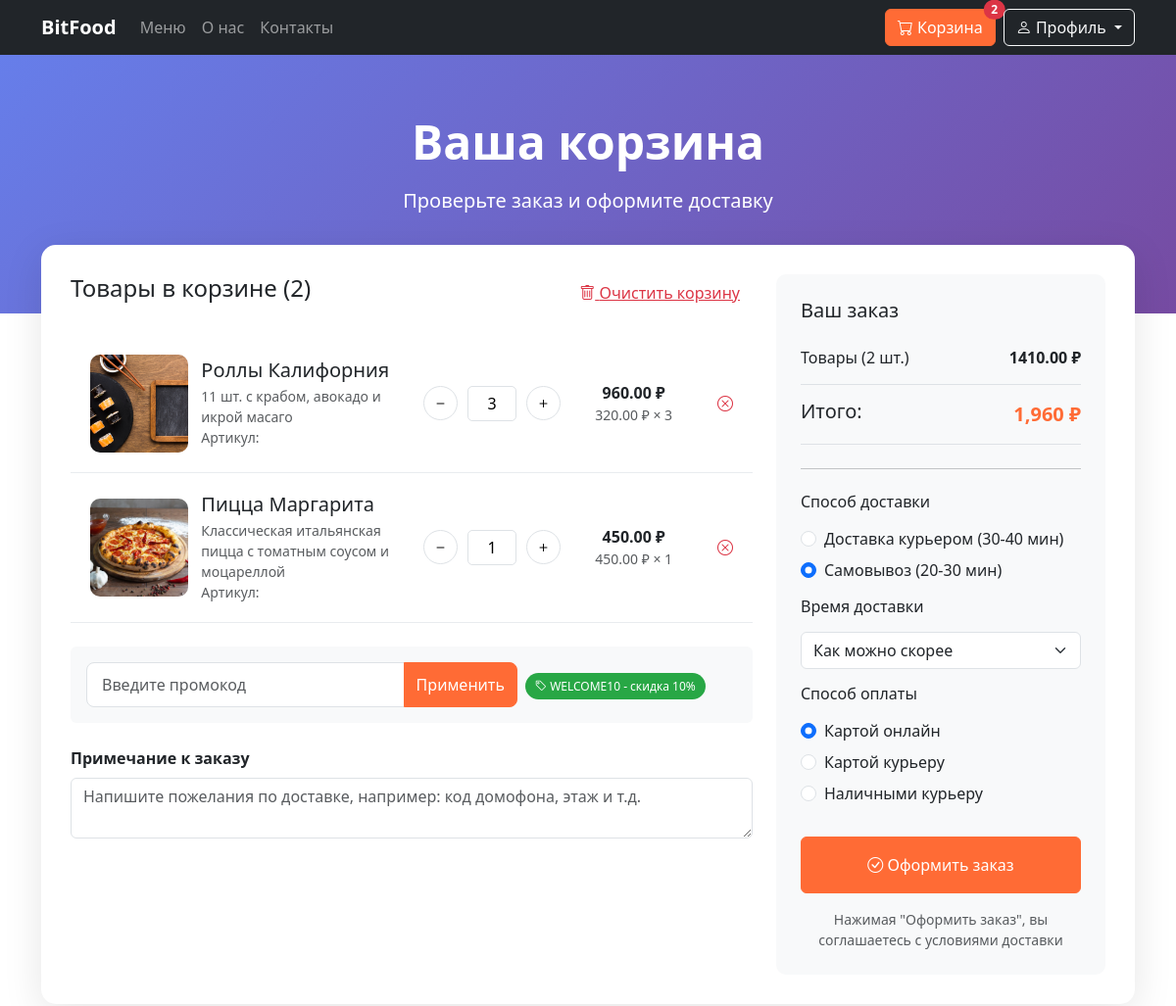
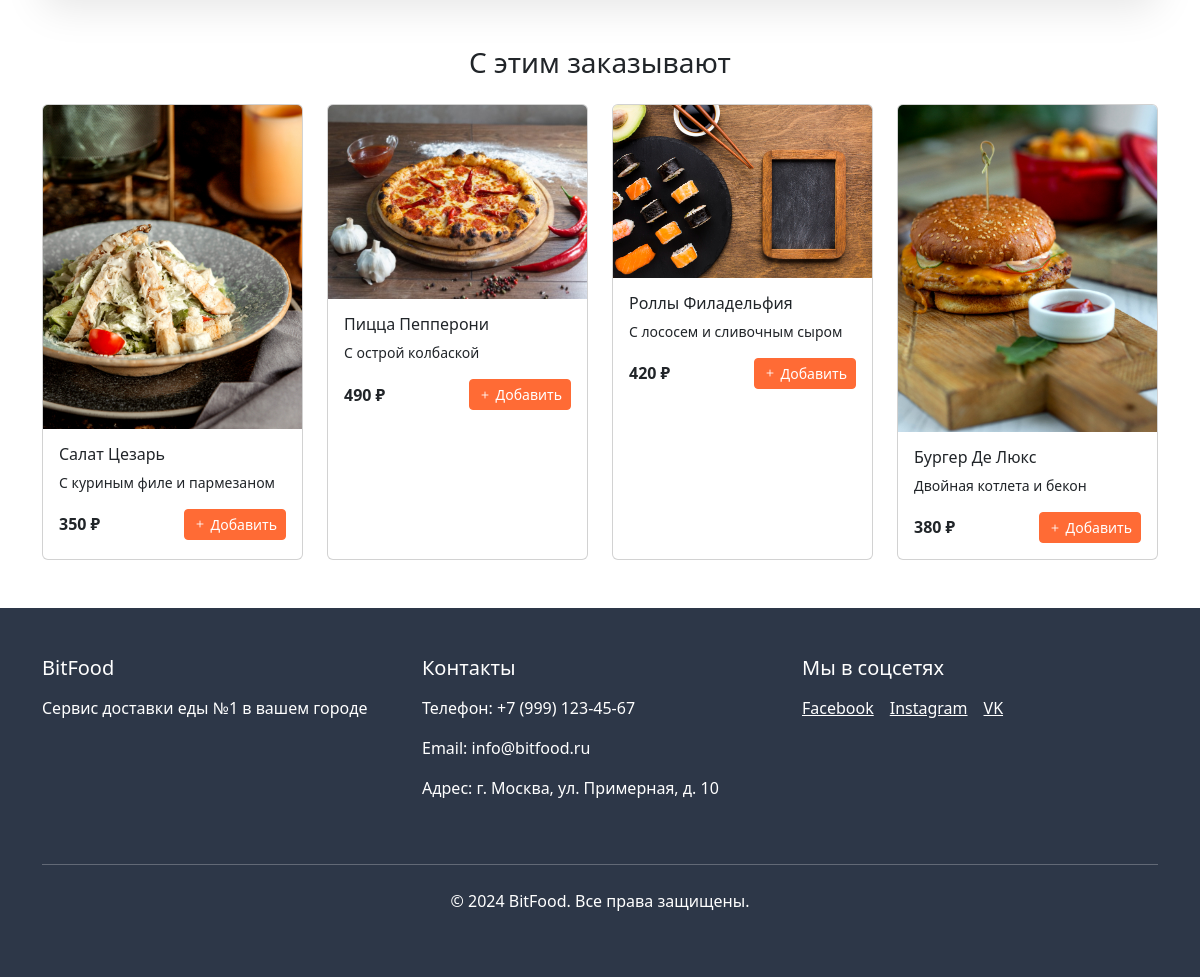
Page /basket (signed in) on the committed database (2 pictures, top to bottom).
### basket/models.py (models this page shows, shortened)
class Cart(models.Model):
    user_id = models.ForeignKey(Users, on_delete=models.CASCADE)
    dishes_id = models.ForeignKey(Dishes, on_delete=models.CASCADE)
    quantity = models.PositiveIntegerField(default=1)
    total_sum= models.DecimalField(default=0, max_digits=15, decimal_places=2, verbose_name="Цена товара")
    applied_promo = models.ForeignKey(
        'PromoCode',
        null=True,
        blank=True,
        on_delete=models.SET_NULL
    )
    created_at = models.DateTimeField(auto_now_add=True)

### menu/models.py (models this page shows)
class Dishes(models.Model):
    name = models.CharField(max_length=200, verbose_name="Название")
    price = models.DecimalField(max_digits=10, decimal_places=2, verbose_name="Цена")
    description = models.TextField(blank=True, null=True, verbose_name="Описание")
    category = models.CharField(max_length=100, default='', verbose_name="Категория")
    image_path = models.CharField(max_length=255, default='error' )
    is_available = models.BooleanField(default=True, verbose_name="Доступно")
    created_at = models.DateTimeField(default=timezone.now)
    def __str__(self):
        return self.name

### basket/views.py (the view)
# urls.py: path('', views.index),
def index(request):
    user_id = request.session.get('user_id')
    if user_id:
        user = Users.objects.get(id=user_id)
        cart = Cart.objects.filter(user_id=user_id).all()
        if cart.count() >=1:
            print(user_id)
            total_summa = calculate_cart_total(user_id)
            return render(request, 'basket.html', {'cart': cart, 'total_summa' : total_summa })
        else:
            return redirect('/menu')
    return redirect('/')

### basket/templates/basket.html (shortened to what this page needs)
<!DOCTYPE html>
<html lang="ru">
<head>
    <link href="https://cdn.jsdelivr.net/npm/bootstrap@5.3.0/dist/css/bootstrap.min.css" rel="stylesheet">
    <link rel="stylesheet" href="https://cdn.jsdelivr.net/npm/bootstrap-icons@1.11.0/font/bootstrap-icons.css">
</head>
<body>
    <nav class="navbar navbar-expand-lg navbar-dark bg-dark sticky-top">
        <div class="container">
            <a class="navbar-brand" href="/">BitFood</a>
            <div class="collapse navbar-collapse" id="navbarNav">
                <ul class="navbar-nav me-auto">
                    <li class="nav-item">
                        <a class="nav-link" href="/menu">Меню</a>
                    </li>
                    <li class="nav-item">
                        <a class="nav-link" href="/#about">О нас</a>
                    </li>
                    <li class="nav-item">
                        <a class="nav-link" href="/#contacts">Контакты</a>
                    </li>
                </ul>
                <div class="d-flex">
                    <a href="/cart" class="me-2">
                        <button class="btn btn-primary position-relative">
                            <i class="bi bi-cart"></i> Корзина
                            <span class="position-absolute top-0 start-100 translate-middle badge rounded-pill bg-danger" id="cart-count-profile">
                                {{cart.count}}
                            </span>
                        </button>
                    </a>
                    <div class="dropdown">
                        <button class="btn btn-outline-light dropdown-toggle" type="button" data-bs-toggle="dropdown">
                            <i class="bi bi-person"></i> Профиль
                        </button>
                    </div>
                </div>
            </div>
        </div>
    </nav>
    <div class="cart-header">
        <div class="container text-center">
            <h1 class="display-5 fw-bold mb-3">Ваша корзина</h1>
            <p class="lead mb-0">Проверьте заказ и оформите доставку</p>
        </div>
    </div>
    <div class="container pb-5">
        <div class="cart-container">
            <div class="row">
                <div class="col-lg-8">
                    <div class="d-flex justify-content-between align-items-center mb-4">
                        <h4 id="cart-count">Товары в корзине ({{cart.count}})</h4>
                        <button class="btn btn-link text-danger" onclick="clearCart()">
                            <i class="bi bi-trash"></i> Очистить корзину
                        </button>
                    </div>
                    {% for i in cart %}
                    <div class="cart-item" id="cart-item-{{i.id}}">
                        <div class="row align-items-center">
                            <div class="col-md-2">
                                <img src="static/{{i.dishes_id.image_path}}" class="item-image" alt="Пицца">
                            </div>
                            <div class="col-md-4">
                                <h5 class="mb-1">{{i.dishes_id}}</h5>
                                <p class="text-muted small mb-0">{{i.dishes_id.description}}</p>
                                <p class="text-muted small mb-0">Артикул: </p>
                            </div>
                            <div class="col-md-3">
                                <div class="quantity-control">
                                    <button class="quantity-btn" onclick="updateQuantity({{ i.id }}, 'decrease')">
                                        <i class="bi bi-dash"></i>
                                    </button>
                                    <input type="text"
                                       class="quantity-input"
                                       id="quantity-{{ i.id }}"
                                       value="{{ i.quantity }}"
                                       readonly>
                                    <button class="quantity-btn" onclick="updateQuantity({{ i.id }}, 'increase')">
                                        <i class="bi bi-plus"></i>
                                    </button>
                                </div>
                            </div>
                            <div class="col-md-2">
                                <div class="text-center">
                                    {% widthratio i.quantity 1 i.dishes_id.price as total_price %}
                                    <span class="fw-bold" id="total-{{ i.id }}"> {{total_price|floatformat:2}} ₽</span>
                                    <p class="text-muted small mb-0" id="count-{{ i.id }}">{{i.dishes_id.price}} ₽ × {{i.quantity}}</p>
                                </div>
                            </div>
                            <div class="col-md-1 text-end">
                                <i class="bi bi-x-circle remove-item" onclick="removeItem({{i.id}}, this)"></i>
                            </div>
                        </div>
                    </div>
                    {% endfor %}
                    <div class="mt-4 p-3 bg-light rounded">
                        <div class="row g-2 align-items-center">
                            <div class="col-md-8">
                                <div class="input-group">
                                    <input type="text" id="promoCodeText" class="form-control promo-input" placeholder="Введите промокод">
                                    <button class="btn btn-primary promo-btn" id="promo-btn" onclick="Promo()">Применить</button>
                                </div>
                            </div>
                            <div class="col-md-4">
                                <span class="badge-promo"><i class="bi bi-tag"></i> WELCOME10 - скидка 10%</span>
                            </div>
                        </div>
                    </div>
                    <div class="mt-4">
                        <label class="form-label fw-bold">Примечание к заказу</label>
                        <textarea class="form-control" rows="2" placeholder="Напишите пожелания по доставке, например: код домофона, этаж и т.д."></textarea>
                    </div>
                </div>
                <div class="col-lg-4">
                    <div class="summary-card">
                        <h5 class="mb-4">Ваш заказ</h5>
                        <div class="summary-row">
                            <span id="cart-count_left">Товары ({{cart.count}} шт.)</span>
                            <span class="fw-bold" id="total_cart">{{total_summa}} ₽</span>
                        </div>
                        <div class="summary-row">
                            <span class="h5 mb-0">Итого:</span>
                            <span class="summary-total" id="cart_sum">1,960 ₽</span>
                        </div>
                        <hr class="my-4">
                        <h6 class="mb-3">Способ доставки</h6>
                        <div class="form-check mb-2">
                            <input class="form-check-input" type="radio" name="delivery" id="delivery1" onchange="total_cart_price()">
                            <label class="form-check-label" for="delivery1">
                                Доставка курьером (30-40 мин)
                            </label>
                        </div>
                        <div class="form-check mb-3">
                            <input class="form-check-input" type="radio" name="delivery" id="delivery2" onchange="total_cart_price()" checked>
                            <label class="form-check-label" for="delivery2">
                                Самовывоз (20-30 мин)
                            </label>
                        </div>
                        <h6 class="mb-3">Время доставки</h6>
                        <select class="form-select mb-3">
                            <option>Как можно скорее</option>
                        </select>
                        <h6 class="mb-3">Способ оплаты</h6>
                        <div class="form-check mb-2">
                            <input class="form-check-input" type="radio" name="payment" id="payment1" checked>
                            <label class="form-check-label" for="payment1">
                                Картой онлайн
                            </label>
                        </div>
                        <div class="form-check mb-2">
                            <input class="form-check-input" type="radio" name="payment" id="payment2">
                            <label class="form-check-label" for="payment2">
                                Картой курьеру
                            </label>
                        </div>
                        <div class="form-check mb-3">
                            <input class="form-check-input" type="radio" name="payment" id="payment3">
                            <label class="form-check-label" for="payment3">
                                Наличными курьеру
                            </label>
                        </div>
                        <button class="btn btn-primary w-100 py-3 mt-3" onclick="checkout()">
                            <i class="bi bi-check-circle"></i> Оформить заказ
                        </button>
                        <p class="text-muted small text-center mt-3 mb-0">
                            Нажимая "Оформить заказ", вы соглашаетесь с условиями доставки
                        </p>
                    </div>
                </div>
            </div>
        </div>
        <div class="mt-5">
            <h3 class="text-center mb-4">С этим заказывают</h3>
            <div class="row g-4">
                <div class="col-md-3">
                    <div class="card recommendation-card h-100">
                        <img src="static/images/Cezar.jpg" class="card-img-top" alt="Салат">
                        <div class="card-body">
                            <h6 class="card-title">Салат Цезарь</h6>
                            <p class="card-text small">С куриным филе и пармезаном</p>
                            <div class="d-flex justify-content-between align-items-center">
                                <span class="fw-bold">350 ₽</span>
                                <button class="btn btn-primary btn-sm">
                                    <i class="bi bi-plus"></i> Добавить
                                </button>
                            </div>
                        </div>
                    </div>
                </div>
                <div class="col-md-3">
                    <div class="card recommendation-card h-100">
                        <img src="static/images/pizza.jpg" class="card-img-top" alt="Пицца">
                        <div class="card-body">
                            <h6 class="card-title">Пицца Пепперони</h6>
                            <p class="card-text small">С острой колбаской</p>
                            <div class="d-flex justify-content-between align-items-center">
                                <span class="fw-bold">490 ₽</span>
                                <button class="btn btn-primary btn-sm">
                                    <i class="bi bi-plus"></i> Добавить
                                </button>
                            </div>
                        </div>
                    </div>
                </div>
                <div class="col-md-3">
                    <div class="card recommendation-card h-100">
                        <img src="static/images/sushi.jpg" class="card-img-top" alt="Роллы">
                        <div class="card-body">
                            <h6 class="card-title">Роллы Филадельфия</h6>
                            <p class="card-text small">С лососем и сливочным сыром</p>
                            <div class="d-flex justify-content-between align-items-center">
                                <span class="fw-bold">420 ₽</span>
                                <button class="btn btn-primary btn-sm">
                                    <i class="bi bi-plus"></i> Добавить
                                </button>
                            </div>
                        </div>
                    </div>
                </div>
                <div class="col-md-3">
                    <div class="card recommendation-card h-100">
                        <img src="static/images/CBurger.jpg" class="card-img-top" alt="Бургер">
                        <div class="card-body">
                            <h6 class="card-title">Бургер Де Люкс</h6>
                            <p class="card-text small">Двойная котлета и бекон</p>
                            <div class="d-flex justify-content-between align-items-center">
                                <span class="fw-bold">380 ₽</span>
                                <button class="btn btn-primary btn-sm">
                                    <i class="bi bi-plus"></i> Добавить
                                </button>
                            </div>
                        </div>
                    </div>
                </div>
            </div>
        </div>
    </div>
    <footer class="text-white py-5">
        <div class="container">
            <div class="row">
                <div class="col-lg-4 mb-4">
                    <h5 class="mb-3">BitFood</h5>
                    <p>Сервис доставки еды №1 в вашем городе</p>
                </div>
                <div class="col-lg-4 mb-4">
                    <h5 class="mb-3">Контакты</h5>
                    <p>Телефон: +7 (999) 123-45-67</p>
                    <p>Email: info@bitfood.ru</p>
                    <p>Адрес: г. Москва, ул. Примерная, д. 10</p>
                </div>
                <div class="col-lg-4 mb-4">
                    <h5 class="mb-3">Мы в соцсетях</h5>
                    <div class="d-flex gap-3">
                        <a href="#" class="text-white">Facebook</a>
                        <a href="#" class="text-white">Instagram</a>
                        <a href="#" class="text-white">VK</a>
                    </div>
                </div>
            </div>
            <hr class="my-4">
            <div class="text-center">
                <p>&copy; 2024 BitFood. Все права защищены.</p>
            </div>
        </div>
    </footer>
</body>
</html>

### rows in the picture
Cart: dishes_id.image_path (picture), dishes_id "Роллы Калифорния", dishes_id.description "11 шт. с крабом, авокадо и икрой масаго", quantity "3", total_sum "960.00", dishes_id.price "320.00"
Cart: dishes_id.image_path (picture), dishes_id "Пицца Маргарита", dishes_id.description "Классическая итальянская пицца с томатным соусом и моцареллой", quantity "1", total_price "450.00", dishes_id.price "450.00", total_sum "1410.00"

### other values in the picture
{{ cart.count }} "2"
